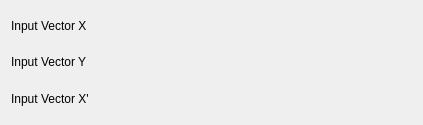
<ui version="4.0" >
 <class>CubicSplineConfig</class>
 <widget class="QWidget" name="CubicSplineConfig" >
  <property name="geometry" >
   <rect>
    <x>0</x>
    <y>0</y>
    <width>423</width>
    <height>125</height>
   </rect>
  </property>
  <property name="minimumSize" >
   <size>
    <width>400</width>
    <height>0</height>
   </size>
  </property>
  <layout class="QVBoxLayout" name="verticalLayout" >
   <item>
    <layout class="QHBoxLayout" name="horizontalLayout" >
     <item>
      <widget class="QLabel" name="label_3" >
       <property name="sizePolicy" >
        <sizepolicy vsizetype="Fixed" hsizetype="Fixed" >
         <horstretch>0</horstretch>
         <verstretch>0</verstretch>
        </sizepolicy>
       </property>
       <property name="text" >
        <string>Input Vector X</string>
       </property>
       <property name="wordWrap" >
        <bool>false</bool>
       </property>
      </widget>
     </item>
     <item>
      <widget class="Kst::VectorSelector" native="1" name="_vectorX" >
       <property name="sizePolicy" >
        <sizepolicy vsizetype="Preferred" hsizetype="Expanding" >
         <horstretch>0</horstretch>
         <verstretch>0</verstretch>
        </sizepolicy>
       </property>
      </widget>
     </item>
    </layout>
   </item>
   <item>
    <layout class="QHBoxLayout" name="horizontalLayout_2" >
     <item>
      <widget class="QLabel" name="label_4" >
       <property name="sizePolicy" >
        <sizepolicy vsizetype="Fixed" hsizetype="Fixed" >
         <horstretch>0</horstretch>
         <verstretch>0</verstretch>
        </sizepolicy>
       </property>
       <property name="text" >
        <string>Input Vector Y</string>
       </property>
       <property name="wordWrap" >
        <bool>false</bool>
       </property>
      </widget>
     </item>
     <item>
      <widget class="Kst::VectorSelector" native="1" name="_vectorY" >
       <property name="sizePolicy" >
        <sizepolicy vsizetype="Preferred" hsizetype="Expanding" >
         <horstretch>0</horstretch>
         <verstretch>0</verstretch>
        </sizepolicy>
       </property>
      </widget>
     </item>
    </layout>
   </item>
   <item>
    <layout class="QHBoxLayout" name="horizontalLayout_3" >
     <item>
      <widget class="QLabel" name="label_5" >
       <property name="sizePolicy" >
        <sizepolicy vsizetype="Fixed" hsizetype="Fixed" >
         <horstretch>0</horstretch>
         <verstretch>0</verstretch>
        </sizepolicy>
       </property>
       <property name="text" >
        <string>Input Vector X'</string>
       </property>
       <property name="wordWrap" >
        <bool>false</bool>
       </property>
      </widget>
     </item>
     <item>
      <widget class="Kst::VectorSelector" native="1" name="_vectorX1" >
       <property name="sizePolicy" >
        <sizepolicy vsizetype="Preferred" hsizetype="Expanding" >
         <horstretch>0</horstretch>
         <verstretch>0</verstretch>
        </sizepolicy>
       </property>
      </widget>
     </item>
    </layout>
   </item>
  </layout>
 </widget>
 <layoutdefault spacing="6" margin="11" />
 <pixmapfunction>qPixmapFromMimeSource</pixmapfunction>
 <customwidgets>
  <customwidget>
   <class>Kst::VectorSelector</class>
   <extends>QWidget</extends>
   <header>vectorselector.h</header>
  </customwidget>
 </customwidgets>
 <resources/>
 <connections/>
</ui>
